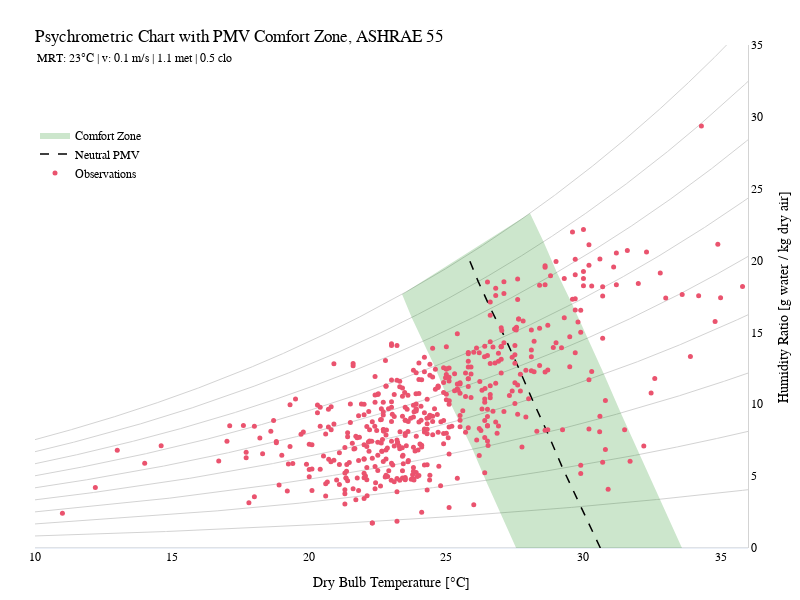

Write notebook code for a chart like this one.
### Code cell
from pythermalcomfort.charts import pmv_chart

df = pmv_subset.sample(500, random_state=40)

pmv_inputs = {
    "met": 1.1,
    "clo": 0.5,
    "tr": 23,
    "v": 0.1,
}

pmv_chart(df, pmv_inputs)

### Figure 1 — Plotly figure (JSON) as saved in the notebook; plotly's stock layout.template omitted (floating-point values rounded to 4 significant figures; data arrays with more than 128 entries replaced by an {"elided": "..."} marker saying what was removed)
{"data": [{"hovertemplate": "T_dry: %{x:.1f}°C<br>HR: %{y:.2f}<br><extra></extra>", "line": {"color": "lightgrey", "width": 1}, "mode": "lines", "name": "0.0% RH", "showlegend": false, "type": "scatter", "x": {"elided": "1000 float values"}, "y": {"elided": "1000 int values"}}, {"hovertemplate": "T_dry: %{x:.1f}°C<br>HR: %{y:.2f}<br><extra></extra>", "line": {"color": "lightgrey", "width": 1}, "mode": "lines", "name": "11.11111111111111% RH", "showlegend": false, "type": "scatter", "x": {"elided": "1000 float values"}, "y": {"elided": "1000 float values"}}, {"hovertemplate": "T_dry: %{x:.1f}°C<br>HR: %{y:.2f}<br><extra></extra>", "line": {"color": "lightgrey", "width": 1}, "mode": "lines", "name": "22.22222222222222% RH", "showlegend": false, "type": "scatter", "x": {"elided": "1000 float values"}, "y": {"elided": "1000 float values"}}, {"hovertemplate": "T_dry: %{x:.1f}°C<br>HR: %{y:.2f}<br><extra></extra>", "line": {"color": "lightgrey", "width": 1}, "mode": "lines", "name": "33.33333333333333% RH", "showlegend": false, "type": "scatter", "x": {"elided": "1000 float values"}, "y": {"elided": "1000 float values"}}, {"hovertemplate": "T_dry: %{x:.1f}°C<br>HR: %{y:.2f}<br><extra></extra>", "line": {"color": "lightgrey", "width": 1}, "mode": "lines", "name": "44.44444444444444% RH", "showlegend": false, "type": "scatter", "x": {"elided": "1000 float values"}, "y": {"elided": "1000 float values"}}, {"hovertemplate": "T_dry: %{x:.1f}°C<br>HR: %{y:.2f}<br><extra></extra>", "line": {"color": "lightgrey", "width": 1}, "mode": "lines", "name": "55.55555555555556% RH", "showlegend": false, "type": "scatter", "x": {"elided": "1000 float values"}, "y": {"elided": "1000 float values"}}, {"hovertemplate": "T_dry: %{x:.1f}°C<br>HR: %{y:.2f}<br><extra></extra>", "line": {"color": "lightgrey", "width": 1}, "mode": "lines", "name": "66.66666666666666% RH", "showlegend": false, "type": "scatter", "x": {"elided": "1000 float values"}, "y": {"elided": "1000 float values"}}, {"hovertemplate": "T_dry: %{x:.1f}°C<br>HR: %{y:.2f}<br><extra></extra>", "line": {"color": "lightgrey", "width": 1}, "mode": "lines", "name": "77.77777777777777% RH", "showlegend": false, "type": "scatter", "x": {"elided": "1000 float values"}, "y": {"elided": "1000 float values"}}, {"hovertemplate": "T_dry: %{x:.1f}°C<br>HR: %{y:.2f}<br><extra></extra>", "line": {"color": "lightgrey", "width": 1}, "mode": "lines", "name": "88.88888888888889% RH", "showlegend": false, "type": "scatter", "x": {"elided": "1000 float values"}, "y": {"elided": "1000 float values"}}, {"hovertemplate": "T_dry: %{x:.1f}°C<br>HR: %{y:.2f}<br><extra></extra>", "line": {"color": "lightgrey", "width": 1}, "mode": "lines", "name": "100.0% RH", "showlegend": false, "type": "scatter", "x": {"elided": "1000 float values"}, "y": {"elided": "1000 float values"}}, {"fill": "toself", "fillcolor": "rgba(0, 128, 0, 0.2)", "line": {"color": "rgba(255,255,255,0)"}, "name": "Comfort Zone", "type": "scatter", "x": [33.59, 32.79, 32.04, 31.36, 30.75, 30.16, 29.59, 29.03, 28.55, 28.05, 23.39, 23.74, 24.15, 24.57, 24.97, 25.44, 25.95, 26.43, 26.98, 27.54], "y": [0, 3.393, 6.507, 9.392, 12.09, 14.61, 16.97, 19.18, 21.31, 23.29, 17.66, 16.04, 14.38, 12.64, 10.79, 8.879, 6.864, 4.707, 2.431, 0]}, {"line": {"color": "black", "dash": "dash", "width": 1.5}, "mode": "lines", "name": "Neutral PMV", "type": "scatter", "x": [30.62, 29.91, 29.24, 28.68, 28.12, 27.62, 27.12, 26.62, 26.16, 25.77], "y": [0, 2.881, 5.546, 8.052, 10.39, 12.62, 14.71, 16.66, 18.54, 20.37]}, {"hovertemplate": "T_dry: %{x:.1f}°C<br>HR: %{y:.2f}<br><extra></extra>", "marker": {"color": "#ea536e", "size": 5, "symbol": "circle"}, "mode": "markers", "name": "Observations", "type": "scatter", "x": {"elided": "500 float values"}, "y": {"elided": "500 float values"}}], "layout": {"annotations": [{"font": {"size": 12}, "showarrow": false, "text": "MRT: 23°C | v: 0.1 m/s | 1.1 met | 0.5 clo", "x": 0, "xref": "paper", "y": 0.99, "yref": "paper"}], "height": 600, "legend": {"font": {"size": 12}, "traceorder": "normal", "x": 0, "xanchor": "left", "y": 0.85}, "margin": {"b": 20, "l": 35, "r": 35, "t": 45}, "title": {"text": "Psychrometric Chart with PMV Comfort Zone, ASHRAE 55", "x": 0, "xref": "paper", "y": 0.95, "yref": "container"}, "width": 800, "xaxis": {"linecolor": "lightgrey", "linewidth": 1, "mirror": false, "range": [10, 36], "showgrid": false, "showline": false, "title": {"text": "Dry Bulb Temperature [°C]"}}, "yaxis": {"linecolor": "lightgrey", "linewidth": 1, "mirror": false, "range": [0, 35], "showgrid": false, "side": "right", "title": {"text": "Humidity Ratio [g water / kg dry air]"}}}}
